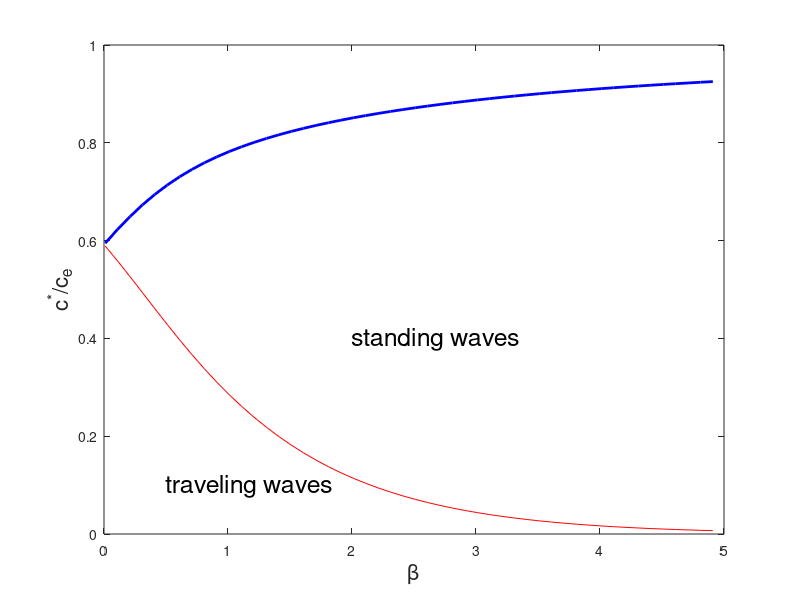

This chart was generated by the following MATLAB code:

%-------------------------------------------------------------------
%
% Discrete release standing waves.
%
% For Chapter 7, Section 7.8 of
% Keener and Sneyd, Mathematical Physiology, 3rd Edition, Springer.
%
% Written by James Keener and James Sneyd
%
%-------------------------------------------------------------------

clear all
close all
clc

Abyk =5;
beta = [0.01:.1:5];

astar = 1-sqrt(1/(1+Abyk));
Af = Abyk.*beta.*sinh(beta);
l0 = cosh(beta);
lf = l0+Af/2;
mu0 = l0-sqrt(l0.^2-1);
muf = lf-sqrt(lf.^2-1);

C = Af./(Af+2*l0-2);

a = C.*(muf-1)./(muf-1./mu0);
b = C.*(1-1./mu0)./(muf-1./mu0);
bf = C-b.*muf;

figure(1)
    plot(beta,a,'r',beta,bf,'b','linewidth',2)
    xlabel('\beta','fontsize',16)
    ylabel('c^*/c_e','fontsize',16)
    text(2,.4,'standing waves','fontsize',18)
    text(.5, .1,'traveling waves','fontsize',18)

%output=[beta' a' bf'];
%save discrete.dat output -ascii
